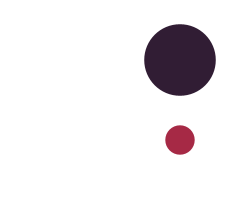
Frame 1 (no input)
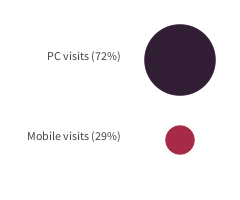
Frame 60 (the mouse pressed at the canvas centre just before this capture)
Frame 120 (the mouse held since frame 60 and released just before this capture): identical to frame 60, image omitted

The Processing sketch that drew these frames (run headless with seeded random() and noise(); from frame 60 on, the mouse is pressed at the canvas centre):

// Processing sketch: processing_31916
// ── processing_31916.pde

int[] herp = {14000, 5641};
int[] colour = {#311d34,#a62945};
int a = herp[0]+herp[1];
void setup() {
  size(240,200);
  background(255);
  smooth(); 
}
void draw(){
  background(255);
    noFill();
    stroke(#333333);
    textAlign(RIGHT);
    text("PC visits ("+round(map(herp[0],0,a,1,100))+"%)",width/2,height/2-40);
    text("Mobile visits ("+round(map(herp[1],0,a,1,100))+"%)",width/2,height/2+40);
    noStroke();
    fill(colour[0]);
    ellipse(width-60,height/2-40,map(herp[0],0,a,1,100),map(herp[0],0,a,1,100)); 
    fill(colour[1]);
    ellipse(width-60,height/2+40,map(herp[1],0,a,1,100),map(herp[1],0,a,1,100)); 
    fill(#444444);
}
